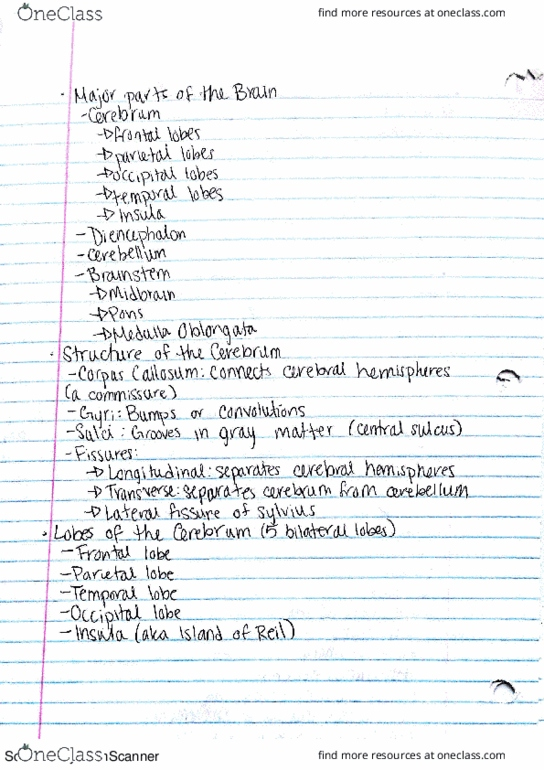
#> input picture sample1.jpg, 544 x 770 px
$ jupyter execute --allow-errors pytesseract.ipynb
#> lines starting #> are read from the running program, lines starting #| are printed output that depends on the picture; after the words box and inside, x2 and y2 are one past the last pixel; in counts of white or black regions, pixels touching at a corner belong together
[cell 1]
import pytesseract
import re
import cv2
import numpy as np
from PIL import Image

[cell 2]
# img = Image.open("sample1.jpg")
img = Image.open("sample1.jpg")
#> img is the input picture: PIL image 544x770 RGB; mean R, G, B 239.2, 241.6, 243.1
### Convert Image ###
src = cv2.imread("sample1.jpg")
gray = cv2.cvtColor(src, cv2.COLOR_BGR2GRAY) #grayscale
blur = cv2.GaussianBlur(gray, (0,0), sigmaX=33, sigmaY=33)
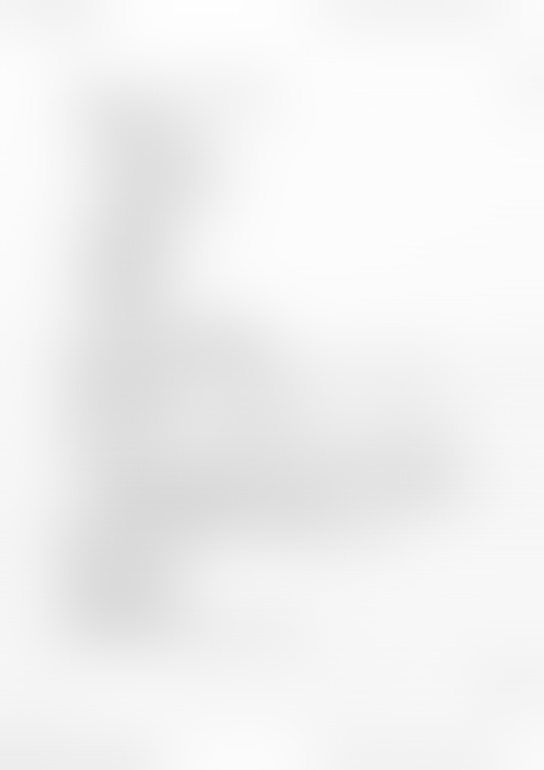
#> blur: shape (770, 544); min 216, max 254, mean 241.1
divide = cv2.divide(gray, blur, scale=255)
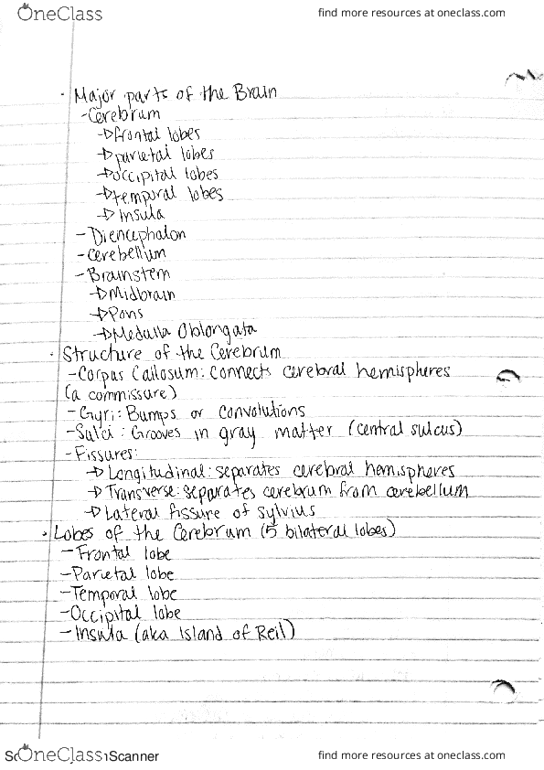
#> divide: shape (770, 544); min 0, max 255, mean 244.7
thresh = cv2.threshold(divide, 0, 255, cv2.THRESH_BINARY+cv2.THRESH_OTSU)[1]
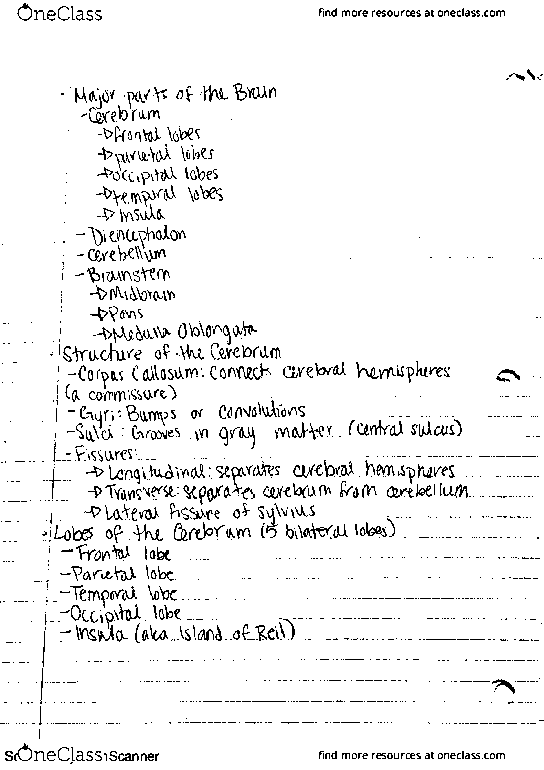
#> thresh: shape (770, 544); 94.8% white; black in thin lines or dots
kernel = cv2.getStructuringElement(cv2.MORPH_RECT,(3,3))
morph = cv2.morphologyEx(thresh,cv2.MORPH_CLOSE,kernel)
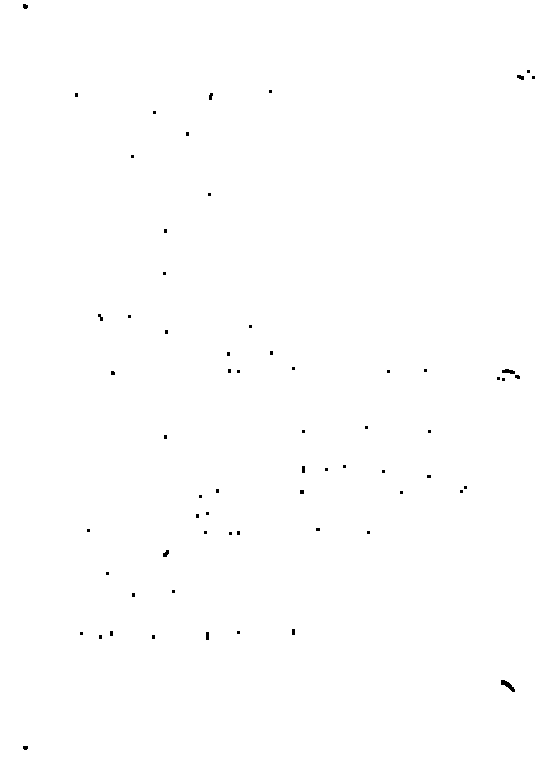
#> morph: shape (770, 544); 99.8% white; 65 black regions (56 under 20 px), largest, box (x1, y1, x2, y2) and area: (501, 680, 515, 692) 73, (502, 369, 515, 374) 46, (163, 550, 169, 557) 29
sharpenKernel = np.array([[-1,-1,-1], [-1,9,-1], [-1,-1,-1]])
sharpened = cv2.filter2D(divide, -1, sharpenKernel)
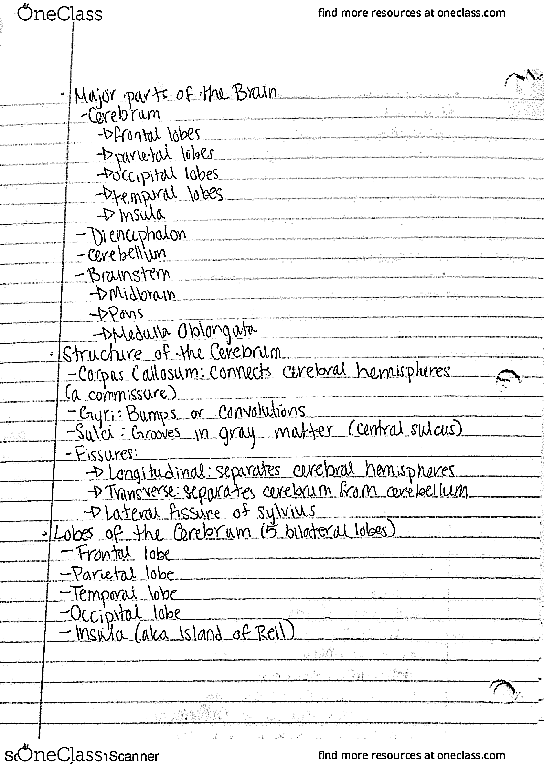
#> sharpened: shape (770, 544); min 0, max 255, mean 236.6

[cell 3]
print(pytesseract.image_to_string(divide))
#> (this line was passed over: pytesseract is not available in this run)

$ run again, with sample2.jpg copied over sample1.jpg
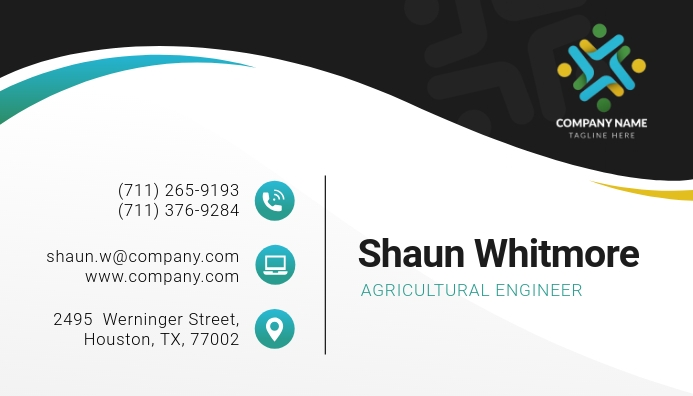
#> input picture sample2.jpg, 693 x 396 px
#> img is the input picture: PIL image 693x396 RGB; mean R, G, B 185.6, 189.7, 189.2
#> `thresh = cv2.threshold(divide, 0, 255, cv2.THRESH_BINARY+cv2.THRESH_OT..`:
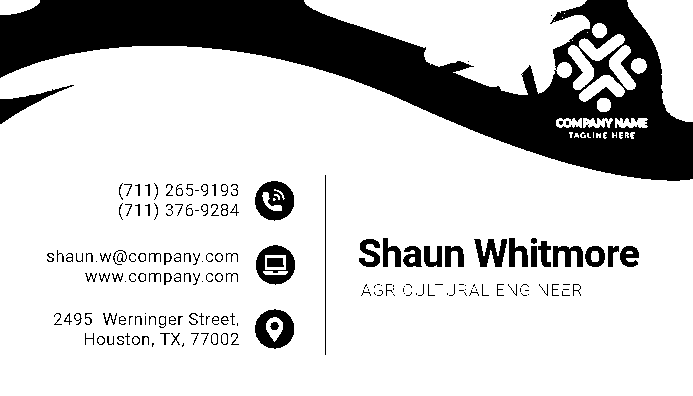
#> thresh: shape (396, 693); 79.8% white; 173 black regions (64 under 20 px), largest, box (x1, y1, x2, y2) and area: (0, 0, 693, 181) 44819, (255, 181, 294, 221) 1021, (255, 309, 294, 349) 918
#> morph: shape (396, 693); 81.1% white; 25 black regions (3 under 20 px), largest, box (x1, y1, x2, y2) and area: (0, 0, 693, 181) 44011, (255, 181, 294, 220) 993, (255, 310, 294, 348) 914
#> `sharpened = cv2.filter2D(divide, -1, sharpenKernel)`:
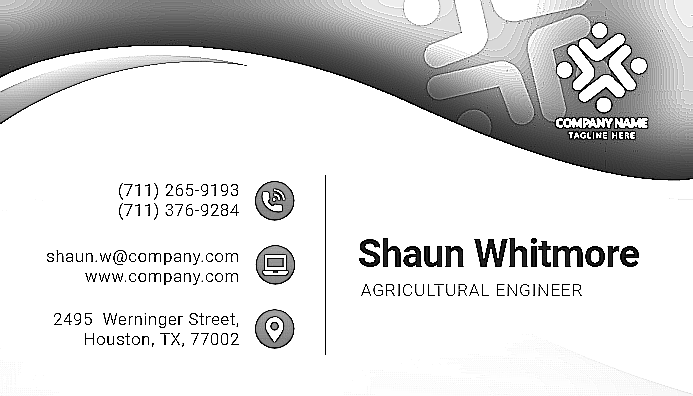
#> sharpened: shape (396, 693); min 0, max 255, mean 218.5

$ run again, with sample3.jpg copied over sample1.jpg
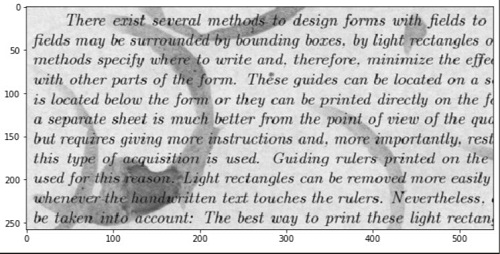
#> input picture sample3.jpg, 500 x 254 px
#> img is the input picture: PIL image 500x254 RGB; mean R, G, B 201, 201, 201
#> `thresh = cv2.threshold(divide, 0, 255, cv2.THRESH_BINARY+cv2.THRESH_OT..`:
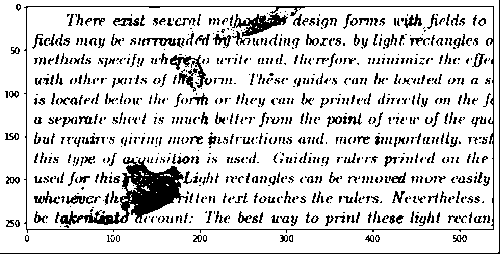
#> thresh: shape (254, 500); 83.9% white; black in thin lines or dots
#> morph: shape (254, 500); 96.8% white; 114 black regions (93 under 20 px), largest, box (x1, y1, x2, y2) and area: (124, 162, 183, 217) 1863, (246, 15, 286, 36) 385, (94, 215, 113, 225) 136
#> `sharpened = cv2.filter2D(divide, -1, sharpenKernel)`:
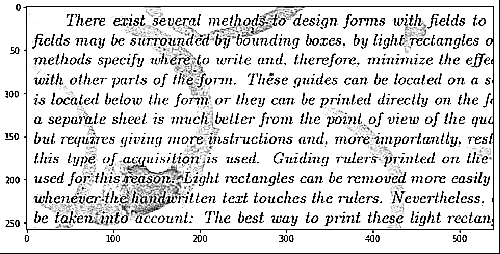
#> sharpened: shape (254, 500); min 0, max 255, mean 217.1
